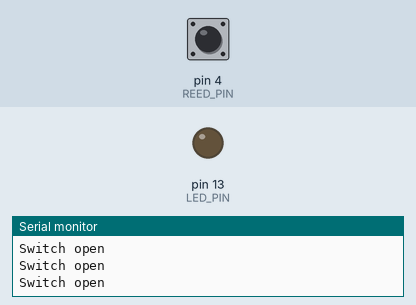
A sketch run on a simulated Arduino Uno, built with avr-gcc and run on an emulated ATmega328P. On the bench: output pins drawn as LEDs (lit = HIGH), the last lines printed to the serial monitor. Dashed ring = blinking. The test bench sets the inputs (shaded band); at power-on: pin 4 (REED_PIN) HIGH.

Above: at 1.2 s.
1.3 s: pin 4 (REED_PIN) driven LOW
At 2.5 s:
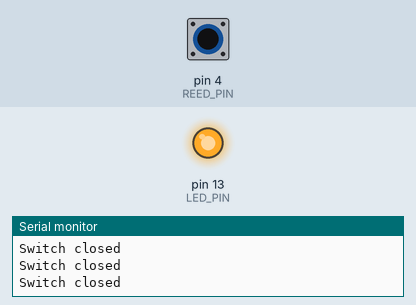
2.8 s: pin 4 (REED_PIN) driven HIGH
At 3.7 s:
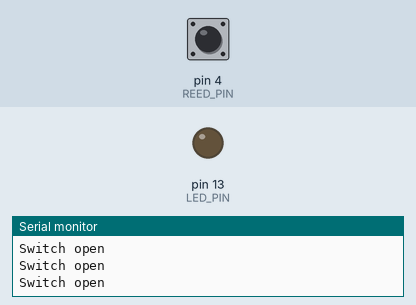
5.8 s: pin 4 (REED_PIN) pulsed LOW 2 times (0.12 s each, 0.3 s apart)
At 5.88 s:
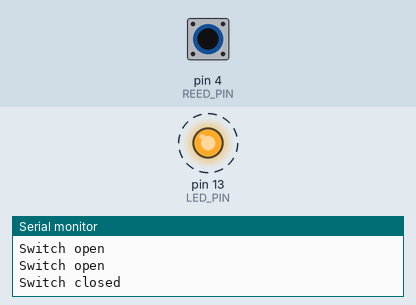
9.4 s: pin 4 (REED_PIN) pulsed LOW 2 times (0.12 s each, 0.3 s apart)
At 11.2 s:
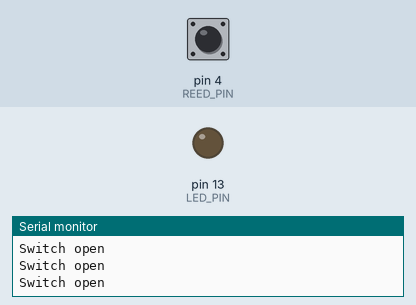
Timing chart, 0 to 12.7 s (numbered marks = the images above; inputs shaded):
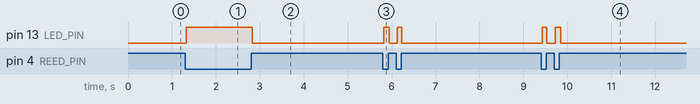

The sketch:

basic-reed-switch.ino
```cpp
const int REED_PIN = 4; // Pin connected to reed switch
const int LED_PIN = 13; // LED pin - active-high

void setup()
{
  Serial.begin(9600);
  // Since the other end of the reed switch is connected to ground, we need
  // to pull-up the reed switch pin internally.
  pinMode(REED_PIN, INPUT_PULLUP);
  pinMode(LED_PIN, OUTPUT);
}

void loop()
{
  int proximity = digitalRead(REED_PIN); // Read the state of the switch
  if (proximity == LOW) // If the pin reads low, the switch is closed.
  {
    Serial.println("Switch closed");
    digitalWrite(LED_PIN, HIGH); // Turn the LED on
  }
  else
  {
    Serial.println("Switch open");
    digitalWrite(LED_PIN, LOW); // Turn the LED off
  }
}
```

Measured:
- after the input at 1.3 s, pin 13 (LED_PIN): LOW → HIGH at once
- after the input at 2.8 s, pin 13 (LED_PIN): HIGH → LOW at once
- after the input at 5.8 s, pin 13 (LED_PIN): alternates HIGH for 0.11 s and LOW for 0.18 s, 4 changes in all, then stays LOW, starting at once
- after the input at 9.4 s, pin 13 (LED_PIN): alternates HIGH for 0.11 s and LOW for 0.19 s, 4 changes in all, then stays LOW, starting at once
